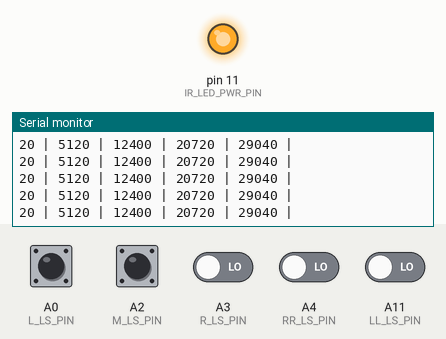
This sketch was run on a simulated Arduino Mega 2560, built with avr-gcc and run on an emulated ATmega2560. Shown: output pins drawn as LEDs (lit = HIGH), the last lines printed to the serial monitor. Inputs (shaded band) come from the test bench; at power-on: A0 (L_LS_PIN), A2 (M_LS_PIN), A3 (R_LS_PIN), A4 (RR_LS_PIN), A11 (LL_LS_PIN) LOW.

Above: at 1.2 s.
1.3 s: A0 (L_LS_PIN) pulsed HIGH 2 times (0.12 s each, 0.3 s apart)
At 1.73 s:
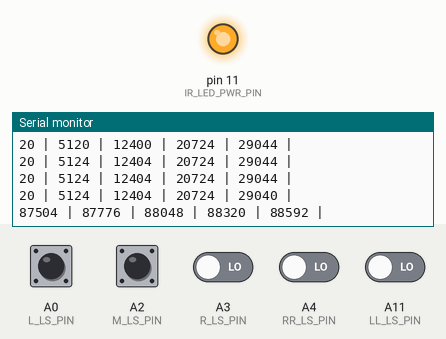
4.9 s: A2 (M_LS_PIN) pulsed HIGH 5 times (0.12 s each, 0.3 s apart)
At 5.92 s:
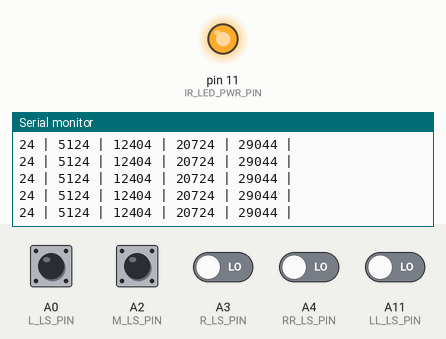
Timing chart, 0 to 7.9 s (numbered marks = the images above; inputs shaded):
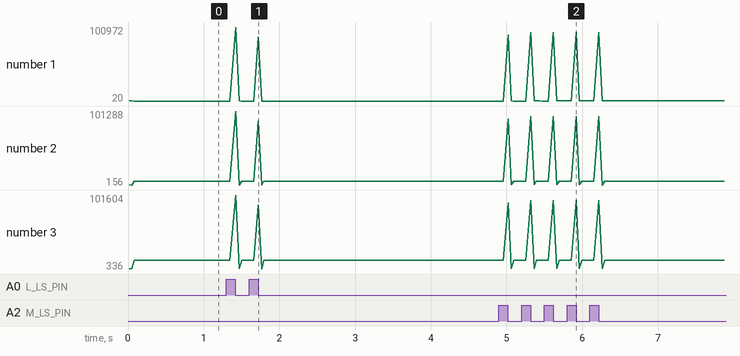

The sketch:

Multiple_Sensors_working.ino
```cpp
#define LL_LS_PIN A11
#define L_LS_PIN A0
#define M_LS_PIN A2
#define R_LS_PIN A3
#define RR_LS_PIN A4
#define IR_LED_PWR_PIN 11

void setup() {
  pinMode(IR_LED_PWR_PIN, OUTPUT);

  pinMode(LL_LS_PIN, INPUT);
  pinMode(L_LS_PIN, INPUT);
  pinMode(M_LS_PIN, INPUT);
  pinMode(R_LS_PIN, INPUT);
  pinMode(RR_LS_PIN, INPUT);

  digitalWrite(IR_LED_PWR_PIN, HIGH);  // switch on IR LEDs

  Serial.begin(9600);
  while (!Serial)
    ;  //comment out when not connected to laptop
  Serial.print("Setup Complete \n");
}

void loop() {
  irRead();
}

void irRead() {
  int LS_ARRAY_ADDRESS[5] = { LL_LS_PIN, L_LS_PIN, M_LS_PIN, R_LS_PIN, RR_LS_PIN };

  for (int j = 0; j < 5; j++) {
    pinMode(LS_ARRAY_ADDRESS[j], OUTPUT);
    digitalWrite(LS_ARRAY_ADDRESS[j], HIGH);
  }

  delayMicroseconds(10);

  pinMode(LL_LS_PIN, INPUT);
  pinMode(L_LS_PIN, INPUT);
  pinMode(M_LS_PIN, INPUT);
  pinMode(R_LS_PIN, INPUT);
  pinMode(RR_LS_PIN, INPUT);

  unsigned long start_time;
  unsigned long end_time[5];

  start_time = micros();

  while (digitalRead(LL_LS_PIN) == HIGH)
    //write check all sensor function with end time inside
    ;

  while (digitalRead(L_LS_PIN) == HIGH)
    //write check all sensor function with end time inside
    ;

  while (digitalRead(M_LS_PIN) == HIGH)
    //write check all sensor function with end time inside
    ;

  while (digitalRead(R_LS_PIN) == HIGH)
    //write check all sensor function with end time inside
    ;

  while (digitalRead(RR_LS_PIN) == HIGH)
    //write check all sensor function with end time inside
    ;

  unsigned long elapsed_time[5];

  for (int i = 0; i < 5; i++) {
    end_time[i] = micros();
    elapsed_time[i] = end_time[i] - start_time;
    Serial.print(elapsed_time[i]);
    Serial.print(" | ");
  }

  Serial.println("");
}
```

Measured:
- after the input at 1.3 s, the serial monitor: prints a new line after 0.12 s (image 1)
- after the input at 4.9 s, the serial monitor: prints a new line after 0.12 s (image 2)
- plotted number 1: 20 → 24 after the input at 4.9 s
